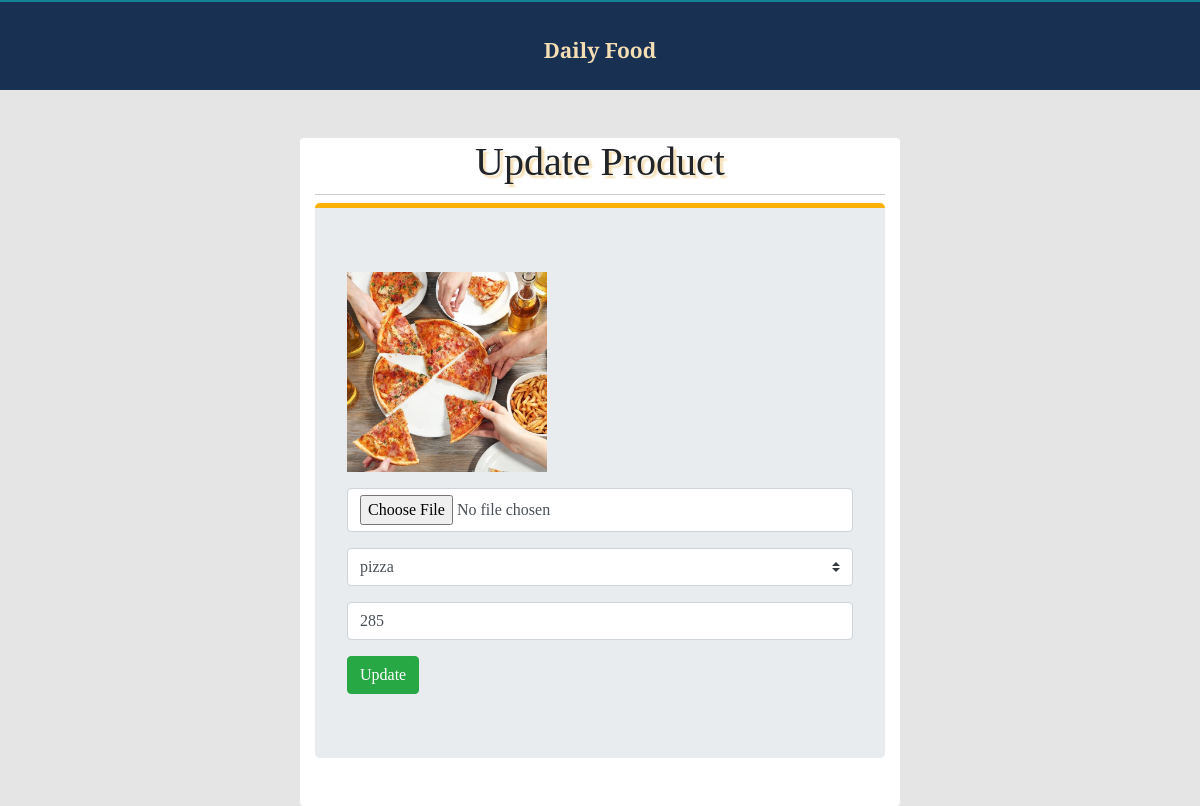
Screenshot of /editProduct.php?editId=10 with the database file from the repository.
### tables this page shows
CREATE TABLE `product` (
  `id` int(20) NOT NULL,
  `category` text NOT NULL,
  `price` int(30) NOT NULL,
  `img` varchar(200) NOT NULL
);

### editProduct.php (the view, shortened to what this page needs)
<?php
$db = mysqli_connect('localhost', 'root', '', 'dailyFood');
$category="";
$img="";
$price="";
    if (isset($_GET['editId'])) {
    $productId = $_GET['editId'];
 $selectQuery="SELECT * FROM product WHERE id='$productId'";
  $result = mysqli_query($db, $selectQuery);
  $product = mysqli_fetch_assoc($result);
    $category = $product['category'];
      $img = $product['img'];
      $price = $product['price'];
    }
?>
<!DOCTYPE html>
<html lang="en">
<head>
    <link href="https://use.fontawesome.com/releases/v5.0.1/css/all.css" rel="stylesheet">
    <link rel="stylesheet" href="https://maxcdn.bootstrapcdn.com/bootstrap/4.0.0/css/bootstrap.min.css">
    <link href="style.css" rel="stylesheet">
</head>
<body>
<div class="admin-nav text-center">
<a href="index.php">Daily Food</a>
</div>
        <div class="container w-50 mt-5 pb-3 bg-white rounded">
           <h1 class="text-center pb-2">Update Product</h1>
        <form action="editProduct.php" method="POST" class="jumbotron"  id="addFoodForm" enctype="multipart/form-data">
       <div class="form-group">
        <img src="img/<?php echo $img;?>" height="200px" width="200px">
    </div>
            <div class="form-group">
        <input type="file" value="<?php echo $img;  ?>" name="img" class="form-control">
    </div>
        <div class="form-group">
        <select name="category" class="custom-select">
            <option selected value="<?php echo $category; ?>"><?php echo $category; ?></option>
        </select>
    </div>
    <div class="form-group">
        <input type="text" name="price" value="<?php echo $price; ?>"   placeholder="Price" class="form-control">
    </div>
    <button type="submit" name="update" class="btn btn-success">Update</button>
     </form >
    </div>
</body>
</html>

### style.css (style rules this page uses)
* { margin: 0px; padding: 0px; box-sizing: border-box !important; list-style: none !important; text-decoration: none !important; font-family: 'Libre Baskerville', serif; }
html { scroll-behavior: smooth; }
body { background-color: #E5E5E5; }
a { padding: 5px; margin: 5px; font-size: 21px; color: wheat; }
img { object-fit: cover; }
h1 { border-bottom: 1px solid #ccc; text-shadow: 3px 3px 2px wheat; }
.admin-nav { height: 90px; line-height: 90px; background-color: #183153; border-top: 2px solid #138496; font-size: 30px; font-weight: bold; color: #FFD43B; }
form { border-top: 5px solid #FAB005 }

### rows the page displays
product: img (picture), category "pizza", price "285"
